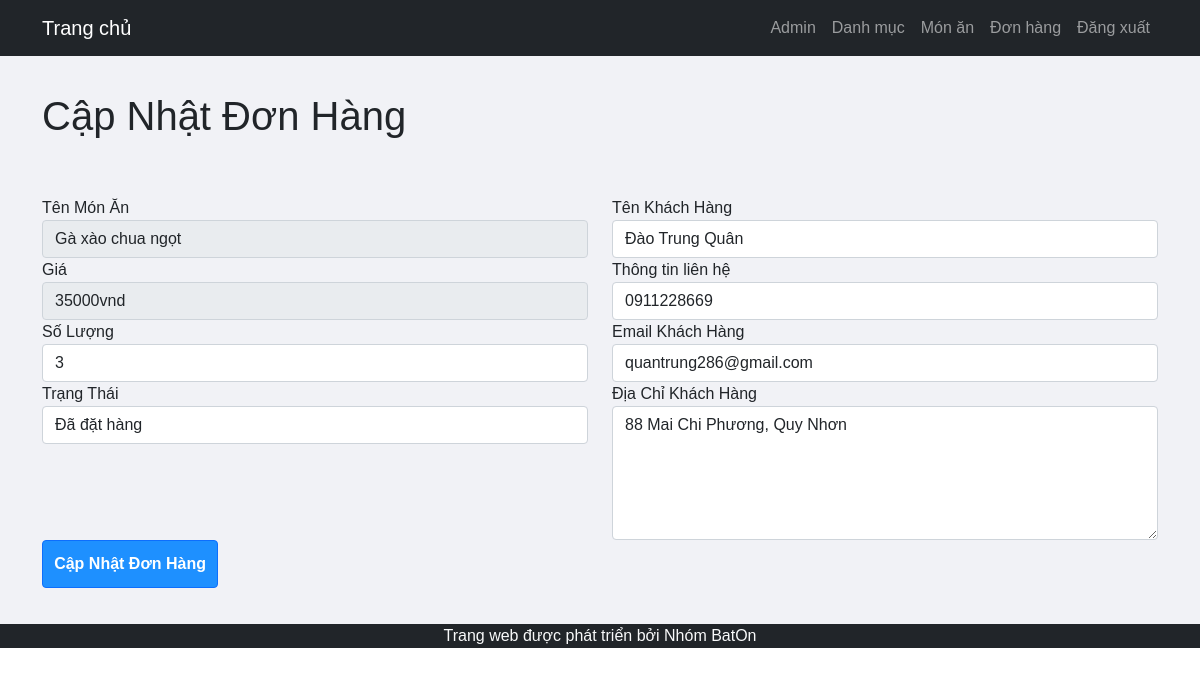
The page /admin/update-order.php?id=8 (signed in) on the database its author committed.
### tables this page shows
CREATE TABLE `tbl_order` (
  `id` int(10) UNSIGNED NOT NULL,
  `food` varchar(150) NOT NULL,
  `price` int(10) NOT NULL,
  `qty` int(11) NOT NULL,
  `total` int(10) NOT NULL,
  `order_date` datetime NOT NULL,
  `status` varchar(50) NOT NULL,
  `customer_name` varchar(150) NOT NULL,
  `customer_contact` varchar(20) NOT NULL,
  `customer_email` varchar(150) NOT NULL,
  `customer_address` varchar(255) NOT NULL
);

### admin/oop/Order.php (called while the page is built, shortened)
<?php
class Order
{
  public function getOrderById($id)
  {
    global $conn;
    $sql = "SELECT * FROM tbl_order WHERE id = $id";
    $result = mysqli_query($conn, $sql);
    if ($result) {
      $orderDetails = mysqli_fetch_assoc($result);
      return $orderDetails;
    } else {
      return false;
    }
  }
}
?>

### admin/update-order.php (the view, shortened to what this page needs)
<?php
include('partials/menu.php');
include('oop/Order.php');
?>
<div class="main-content">
  <div class="container">
    <h1>Cập Nhật Đơn Hàng</h1>
    <br><br>
    <?php
    if (isset($_GET['id'])) {
      $id = $_GET['id'];
      $order = new Order('','','','','','','','','','','');
      $orderDetails = $order->getOrderById($id);
      if ($orderDetails) {
        $food = $orderDetails['food'];
        $price = $orderDetails['price'];
        $qty = $orderDetails['qty'];
        $status = $orderDetails['status'];
        $customer_name = $orderDetails['customer_name'];
        $customer_contact = $orderDetails['customer_contact'];
        $customer_email = $orderDetails['customer_email'];
        $customer_address = $orderDetails['customer_address'];
      } else {
        header('location:' . SITEURL . 'admin/manage-order.php');
      }
    } else {
      header('location:' . SITEURL . 'admin/manage-order.php');
    }
    ?>
    <form action="" method="POST">
      <div class="row">
        <div class="col-md-6">
          <div class="form-group">
            <label for="food">Tên Món Ăn</label>
            <input type="text" class="form-control" value="<?php echo $food; ?>" disabled>
          </div>
          <div class="form-group">
            <label for="price">Giá</label>
            <input type="text" class="form-control" value="<?php echo $price; ?>vnd" disabled>
          </div>
          <div class="form-group">
            <label for="qty">Số Lượng</label>
            <input type="number" class="form-control" name="qty" value="<?php echo $qty; ?>" required>
          </div>
          <div class="form-group">
            <label for="status">Trạng Thái</label>
            <select class="form-control" name="status">
              <option <?php if ($status == "Đã đặt hàng") {
                echo "selected";
              } ?> value="Đã đặt hàng">Đã đặt hàng</option>
            </select>
          </div>
        </div>
        <div class="col-md-6">
          <div class="form-group">
            <label for="customer_name">Tên Khách Hàng</label>
            <input type="text" class="form-control" name="customer_name" value="<?php echo $customer_name; ?>" required>
          </div>
          <div class="form-group">
            <label for="customer_contact">Thông tin liên hệ</label>
            <input type="text" class="form-control" name="customer_contact" value="<?php echo $customer_contact; ?>"
              required>
          </div>
          <div class="form-group">
            <label for="customer_email">Email Khách Hàng</label>
            <input type="text" class="form-control" name="customer_email" value="<?php echo $customer_email; ?>"
              required>
          </div>
          <div class="form-group">
            <label for="customer_address">Địa Chỉ Khách Hàng</label>
            <textarea class="form-control" name="customer_address" cols="30" rows="5"
              required><?php echo $customer_address; ?></textarea>
          </div>
        </div>
      </div>
      <div class="form-group">
        <input type="submit" name="submit" value="Cập Nhật Đơn Hàng" class="btn btn-primary">
      </div>
    </form>
  </div>
</div>
<?php include('partials/footer.php'); ?>

### css/admin.css (style rules this page uses)
* { margin: 0; padding: 0; font-family: Arial, Helvetica, sans-serif; }
.btn-primary { background-color: #1e90ff; padding: 1%; color: white; text-decoration: none; font-weight: bold; }
.main-content { background-color: #f1f2f6; padding: 3% 0; }

### rows shown on the page
tbl_order: food "Gà xào chua ngọt", price "35000vnd", qty "3", status "Đã đặt hàng", customer_name "Đào Trung Quân", customer_contact "0911228669", customer_email "quantrung286@gmail.com", customer_address "88 Mai Chi Phương, Quy Nhơn"
